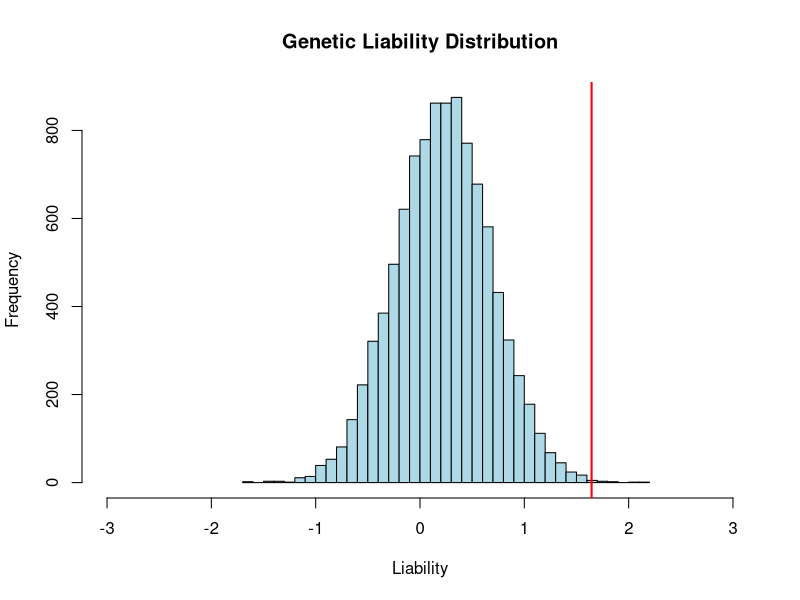
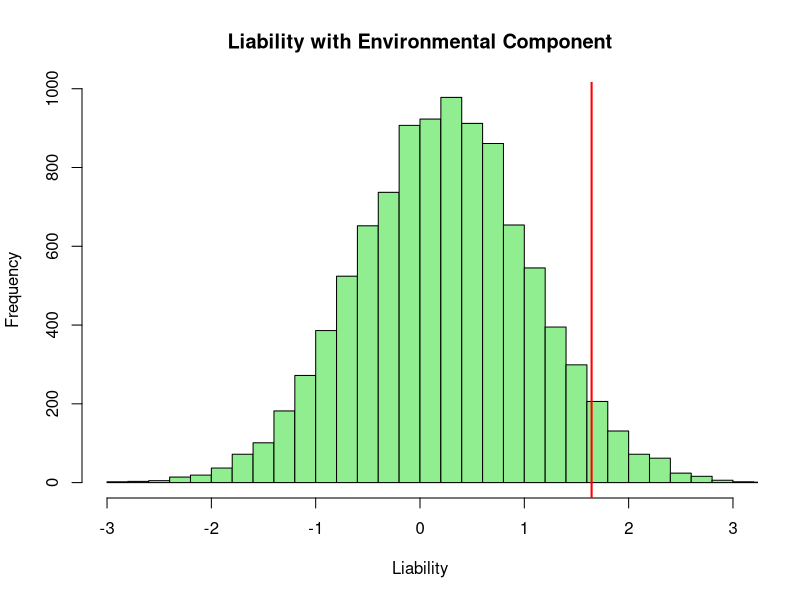
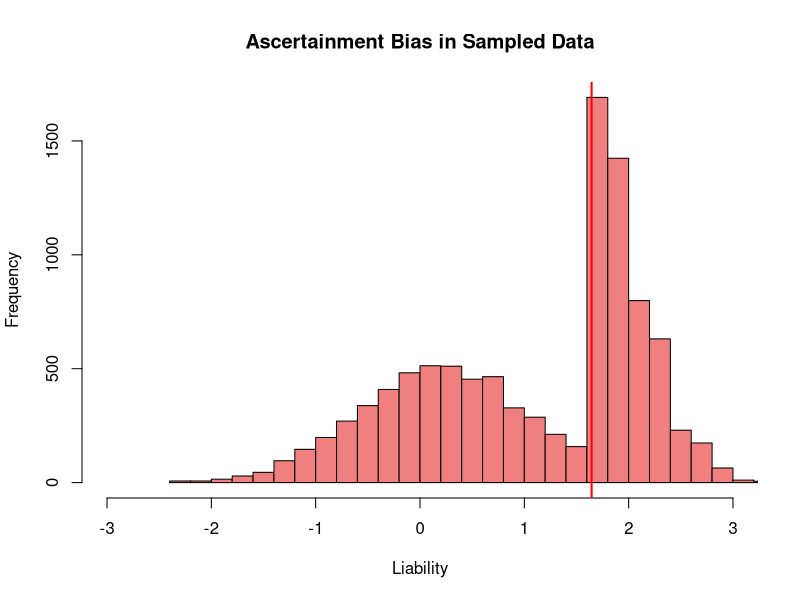
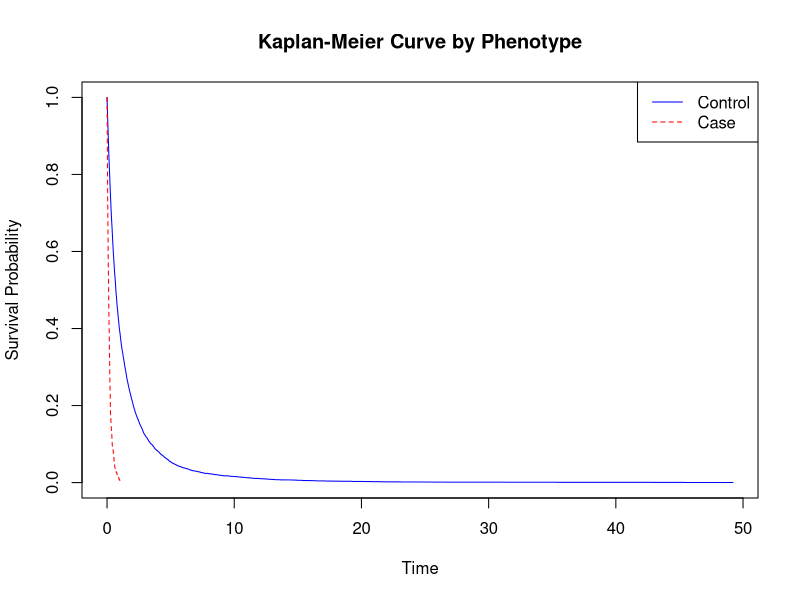

The R script that drew these images, in order:
## ---- chunk 1
knitr::opts_chunk$set(echo = TRUE, warning = FALSE, message = FALSE)
setwd("../liability_threshold_models/")
## ---- chunk 2
library(survival)
## ---- chunk 3

# Parameters
n_individuals <- 10000    # Number of individuals
n_snps <- 1000            # Number of SNPs that contribute to an individuals liability
maf <- 0.3                # Minor allele frequency
heritability <- 0.5       # Heritability of liability
threshold <- qnorm(0.95)  # Threshold 

# Simulate genotypes
set.seed(123)
genotypes <- matrix(rbinom(n_individuals * n_snps, 2, maf), nrow = n_individuals, ncol = n_snps)

# Simulate SNP effects
beta <- rnorm(n_snps, mean = 0, sd = sqrt(heritability / n_snps))

# Calculate liability
genetic_liability <- genotypes %*% beta

# Classify individuals as cases or controls based on threshold
phenotype <- ifelse(genetic_liability > threshold, 1, 0)

# Visualize the distribution of liability
hist(genetic_liability, main = "Genetic Liability Distribution", xlab = "Liability", xlim = c(-3, 3), breaks = 30, col = "lightblue")
abline(v = threshold, col = "red", lwd = 2)

# Print the number of cases
table(phenotype)


## ---- chunk 4
# Add environmental noise to the genetic liability
total_liability <- genetic_liability + rnorm(n_individuals, mean = 0, sd = sqrt(1 - heritability))

# Classify based on threshold
phenotype_env <- ifelse(total_liability > threshold, 1, 0)

# Visualize liability with environmental effects
hist(total_liability, main = "Liability with Environmental Component", xlab = "Liability", xlim = c(-3, 3), breaks = 30, col = "lightgreen")
abline(v = threshold, col = "red", lwd = 2)

table(phenotype_env)

## ---- chunk 5

var_genetic <- var(genetic_liability)
var_total <- var(total_liability)

heritability_est <- var_genetic / var_total
heritability_est


## ---- chunk 6
# Sample individuals with bias (e.g., oversample cases)
set.seed(123)
ascertained_cases <- sample(which(phenotype_env == 1), 5000, replace = TRUE)
ascertained_controls <- sample(which(phenotype_env == 0), 5000, replace = TRUE)
ascertained_sample <- c(ascertained_cases, ascertained_controls)

# Visualize the ascertained data
liability_ascertained <- total_liability[ascertained_sample]
phenotype_ascertained <- phenotype_env[ascertained_sample]

hist(liability_ascertained, main = "Ascertainment Bias in Sampled Data", xlab = "Liability", xlim = c(-3, 3), breaks = 30, col = "lightcoral")
abline(v = threshold, col = "red", lwd = 2)


## ---- chunk 7

# Simulate survival times
set.seed(123)
time_to_event <- rexp(n_individuals, rate = exp(total_liability - mean(total_liability)))
censoring_time <- rexp(n_individuals, rate = 0.02) # Censoring time
observed_time <- pmin(time_to_event, censoring_time)
event <- ifelse(time_to_event <= censoring_time, 1, 0) # Event indicator

# Create survival object
surv_obj <- Surv(observed_time, event)

# Fit Cox proportional hazards model
cox_model <- coxph(surv_obj ~ genotypes[,1])
summary(cox_model)


## ---- chunk 8
km_fit <- survfit(surv_obj ~ phenotype_env, conf.type = "log-log")
plot(km_fit, col = c("blue", "red"), lty = 1:2, xlab = "Time", ylab = "Survival Probability", main = "Kaplan-Meier Curve by Phenotype")
legend("topright", legend = c("Control", "Case"), col = c("blue", "red"), lty = 1:2)

